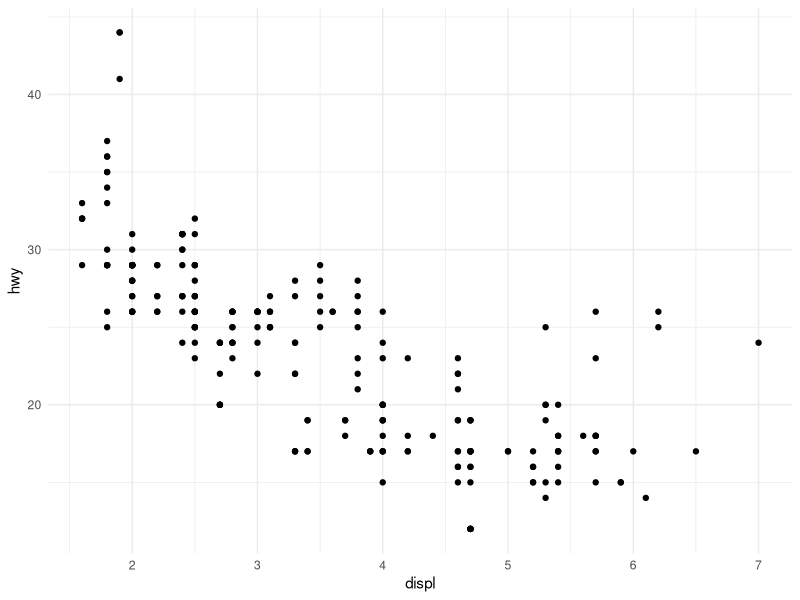

Generate this figure with R:
## ---- chunk 1
knitr::opts_chunk$set(echo = TRUE)
## ---- chunk 2
# Chargement des packages nécessaires
install.packages("ggplot2")
library(ggplot2)

# Création d'un graphique simple
data(mpg, package = "ggplot2")
ggplot(mpg, aes(x = displ, y = hwy)) +
  geom_point() +
  theme_minimal()
